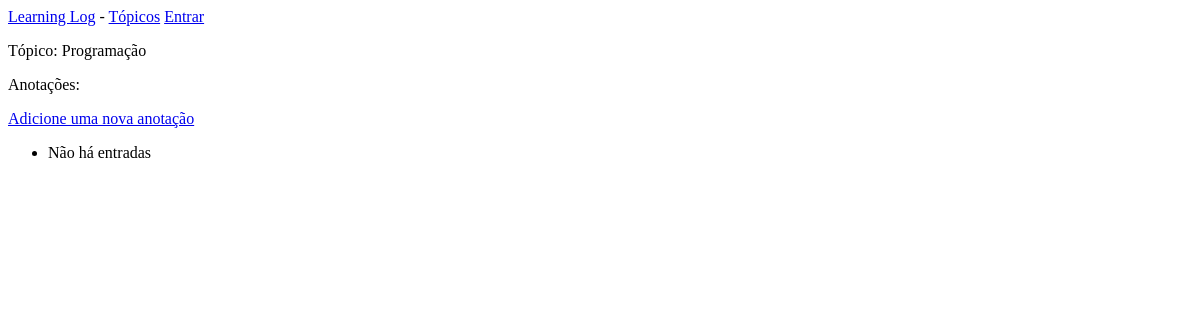
Before: /topic/7/ with the older database file.
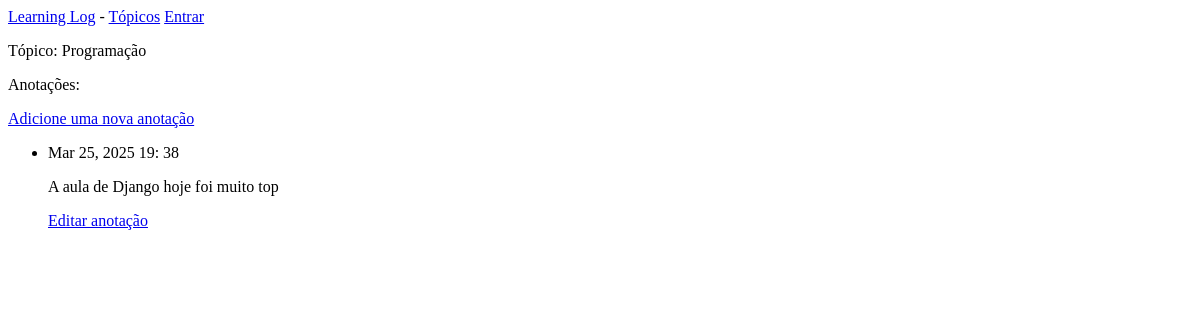
After: the same page with the newer database file.
### learning_logs/models.py (models this page shows, shortened)
class Entry(models.Model):
    topic = models.ForeignKey(Topic, on_delete=models.CASCADE)
    text_anotacao = models.TextField()
    date_add = models.DateTimeField(auto_now_add=True)
    class Meta:
        verbose_name_plural = 'entries'

### learning_logs/views.py (the view)
# urls.py: path('topic/<topic_id>/', views.topic, name='topic'),
def topic(request, topic_id):
        topic = Topic.objects.get(id = topic_id)
        entries = topic.entry_set.order_by('-date_add')
        context = {'topic': topic, 'entries': entries}
        return render(request, 'learning_logs/topic.html', context)

### learning_logs/models.py (called while the page is built)
    def __str__(self):
        return self.text

### learning_logs/templates/learning_logs/topic.html (shortened to what this page needs)
{% extends 'learning_logs/base.html'%}
{%block content%}
    <p>Tópico: {{topic}}</p>
    <p>Anotações:</p>
    <p>
        <a href="{%url 'new_entry' topic.id%}">Adicione uma nova anotação</a>
    </p>
        <ul>
            {%for entry in entries%}
                <li>
                    <p>{{entry.date_add | date:'M d, Y H: i'}}</p>
                    <p>{{entry.text_anotacao | linebreaks}}</p>
                    <p><a href="{%url 'edit_entry' entry.id%}">Editar anotação</a></p>
               </li>
            {%empty%}
                <li>Não há entradas</li>
            {%endfor%}
        </ul>
{%endblock content%}

Changed rows visible on the page:
added Entry: date_add "Mar 25, 2025 19: 38", text_anotacao "A aula de Django hoje foi muito top"
Other visible differences:
text no longer shown: "Não há entradas"
